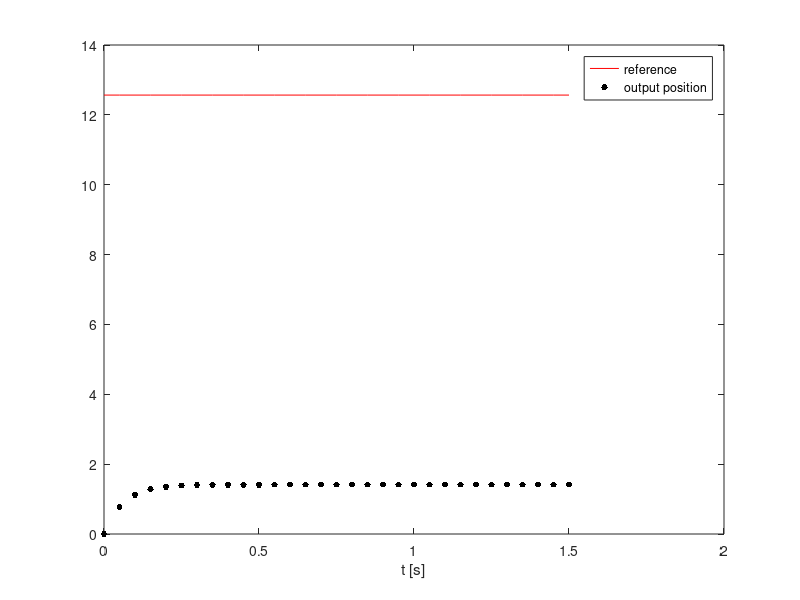
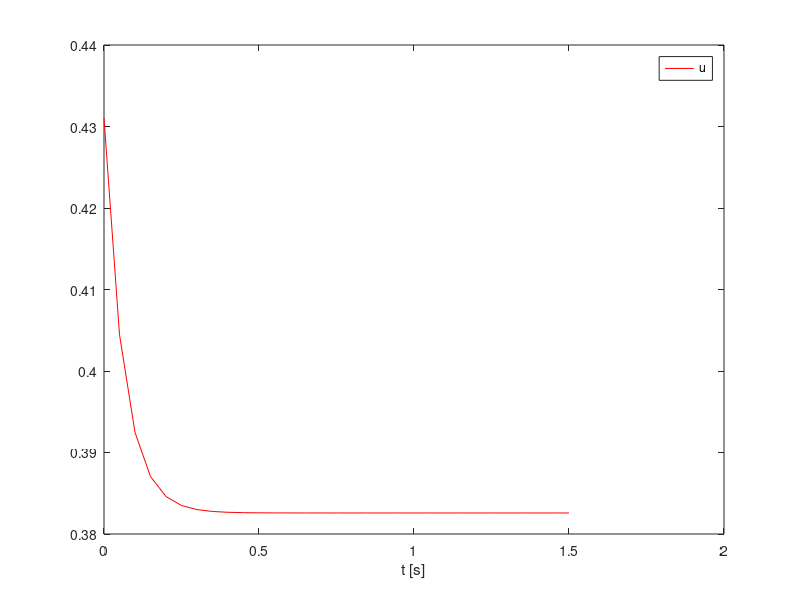

MATLAB code to generate these figures, in order:
clear all
clc
T=1/20
%state-space model in modal coordinates
A = [.5134];
B = [1];
C=[1.796];
D=[0];

Nx = .5568
Nu = .2709
r = 4*pi;
xr = Nx*r
uss = Nu*r;

%controller
%augmented model
K=[0.1534   -0.0918]
%%%%%%
%%%%%%
%%%%%

t=(0:T:1.5)';
N=length(t);
x=zeros(2,N);
y=zeros(2,N);
u=zeros(1,N);
r=4*pi*ones(1,N);
xr=Nx*r;
uss=Nu*r;

u(1) = -K*(x(:,1)-xr(1));
for k =2:N
    x(:,k) = A*x(:,k-1) + B*u(k-1);
    y(:,k) = C*x(:,k) + D*u(k);
    u(k) = -K*(x(:,k)-xr(:,k));
end
figure
plot(t,r,'r-',t,y,'k.','markersize',14)
xlabel('t [s]'),legend('reference','output position')
figure
plot(t,u,'r-')
xlabel('t [s]'),legend('u')
